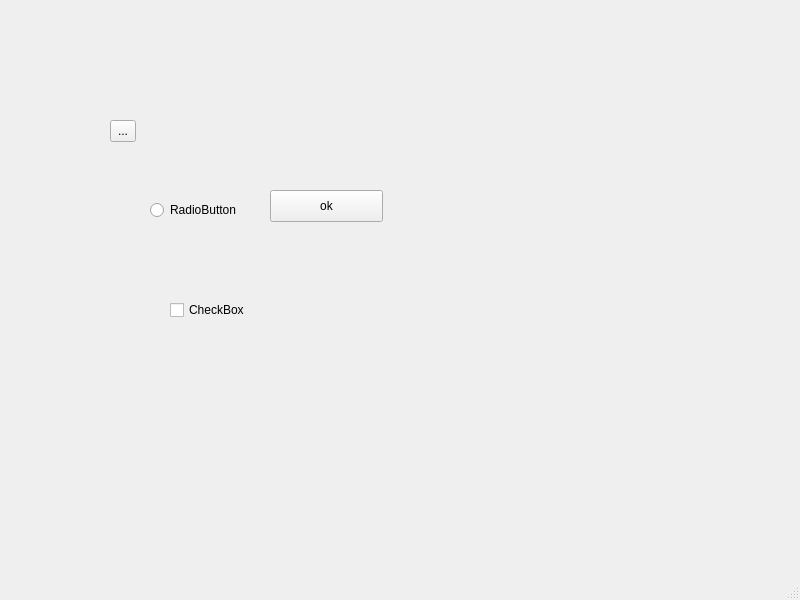
<?xml version="1.0" encoding="UTF-8"?>
<ui version="4.0">
 <class>MainWindow</class>
 <widget class="QMainWindow" name="MainWindow">
  <property name="geometry">
   <rect>
    <x>0</x>
    <y>0</y>
    <width>800</width>
    <height>600</height>
   </rect>
  </property>
  <property name="windowTitle">
   <string>MainWindow</string>
  </property>
  <widget class="QWidget" name="centralwidget">
   <widget class="QPushButton" name="pushButton">
    <property name="geometry">
     <rect>
      <x>270</x>
      <y>190</y>
      <width>113</width>
      <height>32</height>
     </rect>
    </property>
    <property name="text">
     <string>ok</string>
    </property>
   </widget>
   <widget class="QCheckBox" name="checkBox">
    <property name="geometry">
     <rect>
      <x>170</x>
      <y>300</y>
      <width>87</width>
      <height>20</height>
     </rect>
    </property>
    <property name="text">
     <string>CheckBox</string>
    </property>
   </widget>
   <widget class="QRadioButton" name="radioButton">
    <property name="geometry">
     <rect>
      <x>150</x>
      <y>200</y>
      <width>100</width>
      <height>20</height>
     </rect>
    </property>
    <property name="text">
     <string>RadioButton</string>
    </property>
   </widget>
   <widget class="QToolButton" name="toolButton">
    <property name="geometry">
     <rect>
      <x>110</x>
      <y>120</y>
      <width>26</width>
      <height>22</height>
     </rect>
    </property>
    <property name="text">
     <string>...</string>
    </property>
   </widget>
  </widget>
  <widget class="QMenuBar" name="menubar">
   <property name="geometry">
    <rect>
     <x>0</x>
     <y>0</y>
     <width>800</width>
     <height>22</height>
    </rect>
   </property>
  </widget>
  <widget class="QStatusBar" name="statusbar"/>
 </widget>
 <resources/>
 <connections/>
</ui>
